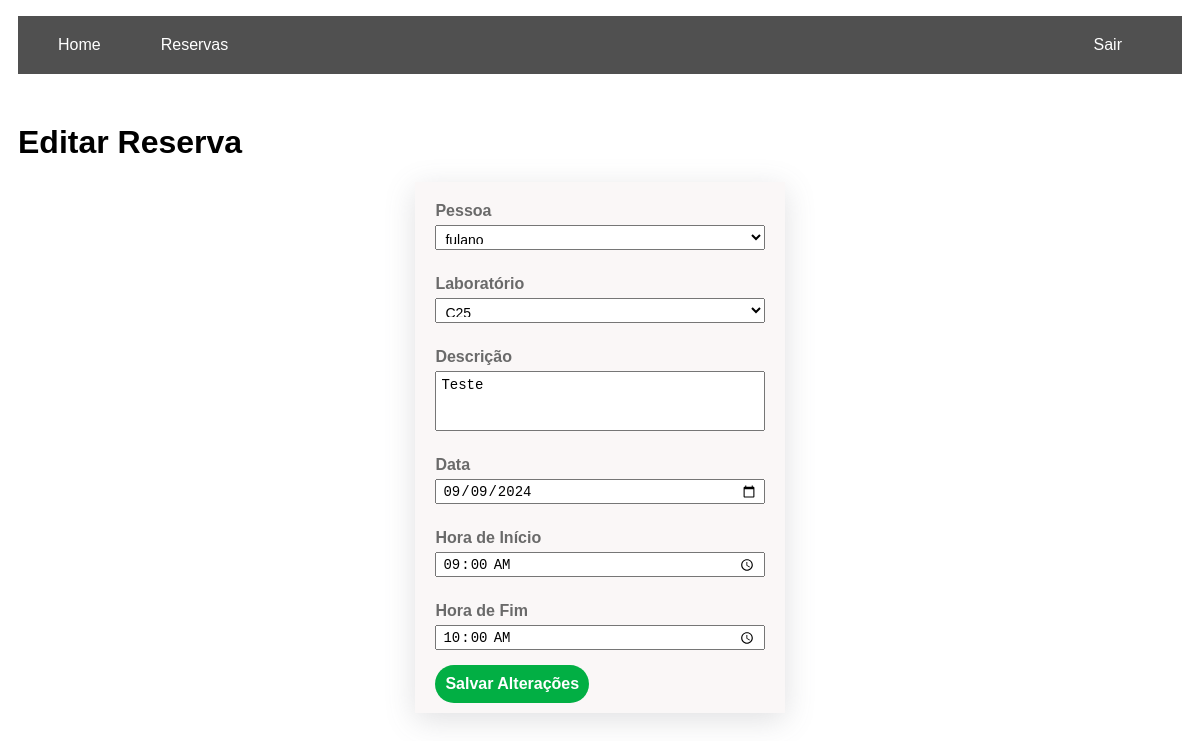
The page /aula06/reserva/editarReserva.php?id=8 (signed in) on the database its author committed.
### tables this page shows
CREATE TABLE `reserva` (
  `id` int(11) NOT NULL,
  `pessoa_id` int(11) NOT NULL,
  `laboratorio_id` int(11) NOT NULL,
  `descricao` text DEFAULT NULL,
  `data` date NOT NULL,
  `hora_inicio` time NOT NULL,
  `hora_fim` time NOT NULL,
  `criado_em` timestamp NOT NULL DEFAULT current_timestamp(),
  `atualizado_em` timestamp NOT NULL DEFAULT current_timestamp() ON UPDATE current_timestamp()
);

CREATE TABLE `pessoa` (
  `id` int(11) NOT NULL,
  `nome` varchar(100) NOT NULL,
  `email` varchar(100) NOT NULL,
  `senha` varchar(255) NOT NULL,
  `tipo` char(1) NOT NULL,
  `criado_em` timestamp NOT NULL DEFAULT current_timestamp(),
  `atualizado_em` timestamp NOT NULL DEFAULT current_timestamp() ON UPDATE current_timestamp(),
  `ultimo_login` timestamp NULL DEFAULT NULL
);

CREATE TABLE `laboratorio` (
  `id` int(11) NOT NULL,
  `nome` varchar(50) NOT NULL,
  `numero_computadores` int(11) NOT NULL,
  `bloco` char(1) NOT NULL,
  `sala` int(11) NOT NULL,
  `liberado` tinyint(1) NOT NULL DEFAULT 0,
  `criado_em` timestamp NOT NULL DEFAULT current_timestamp(),
  `atualizado_em` timestamp NOT NULL DEFAULT current_timestamp() ON UPDATE current_timestamp()
);

### aula06/reserva/editarReserva.php (the view, shortened to what this page needs)
<?php
require_once("../includes/conexao.inc.php");
$id = $_GET['id'];
$pessoa_id = $laboratorio_id = $descricao = $data = $hora_inicio = $hora_fim = "";
$erroPessoa = $erroLaboratorio = $erroDescricao = $erroData = $erroHoraInicio = $erroHoraFim = "";
try {
    $query = $bancoDados->prepare("SELECT * FROM Reserva WHERE id = :id");
    $query->bindParam(':id', $id, PDO::PARAM_INT);
    $query->execute();
    $reserva = $query->fetch(PDO::FETCH_OBJ);
    if (!$reserva) {
        $_SESSION['mensagem'] = "Reserva não encontrada.";
        header('Location: homeReserva.php');
        exit;
    } else {
        $pessoa_id = $reserva->pessoa_id;
        $laboratorio_id = $reserva->laboratorio_id;
        $descricao = $reserva->descricao;
        $data = $reserva->data;
        $hora_inicio = $reserva->hora_inicio;
        $hora_fim = $reserva->hora_fim;
    }
} catch (PDOException $e) {
    echo "Erro ao buscar reserva: " . $e->getMessage();
    exit;
}
$pessoas = $bancoDados->query("SELECT id, nome FROM pessoa")->fetchAll(PDO::FETCH_OBJ);
$laboratorios = $bancoDados->query("SELECT id, nome, liberado FROM Laboratorio")->fetchAll(PDO::FETCH_OBJ);
?>
<!DOCTYPE html>
<html lang="pt-br">
<head>
    <link rel="stylesheet" href="../public/css/main.css">
</head>
<body>
    <div class="container">
        <ul class="menu">
            <li><a href="../dashboard.php">Home</a></li>
            <li><a href="homeReserva.php">Reservas</a></li>
            <li><a href="../sair.php">Sair</a></li>
        </ul>
        <h1>Editar Reserva</h1>
        <form action="<?= htmlspecialchars($_SERVER['PHP_SELF']) . '?id=' . $id ?>" method="post">
            <div>
                <label for="pessoa_id">Pessoa</label>
                <select name="pessoa_id" id="pessoa_id" required>
                    <?php foreach ($pessoas as $pessoa): ?>
                        <option value="<?= $pessoa->id ?>" <?= $pessoa_id == $pessoa->id ? 'selected' : '' ?>><?= htmlspecialchars($pessoa->nome) ?></option>
                    <?php endforeach; ?>
                </select>
                <span><?= $erroPessoa ?></span>
            </div>
            <div>
                <label for="laboratorio_id">Laboratório</label>
                <select name="laboratorio_id" id="laboratorio_id" required>
                    <?php foreach ($laboratorios as $laboratorio): ?>
                        <option value="<?= $laboratorio->id ?>" <?= $laboratorio_id == $laboratorio->id ? 'selected' : '' ?>><?= htmlspecialchars($laboratorio->nome) ?> <?= (!$laboratorio->liberado ? '(Não liberado)' : '') ?></option>
                    <?php endforeach; ?>
                </select>
                <span><?= $erroLaboratorio ?></span>
            </div>
            <div>
                <label for="descricao">Descrição</label>
                <textarea name="descricao" id="descricao" rows="3" required><?= htmlspecialchars($descricao) ?></textarea>
                <span><?= $erroDescricao ?></span>
            </div>
            <div>
                <label for="data">Data</label>
                <input type="date" name="data" id="data" value="<?= htmlspecialchars($data) ?>" required>
                <span><?= $erroData ?></span>
            </div>
            <div>
                <label for="hora_inicio">Hora de Início</label>
                <input type="time" name="hora_inicio" id="hora_inicio" value="<?= htmlspecialchars($hora_inicio) ?>" required>
                <span><?= $erroHoraInicio ?></span>
            </div>
            <div>
                <label for="hora_fim">Hora de Fim</label>
                <input type="time" name="hora_fim" id="hora_fim" value="<?= htmlspecialchars($hora_fim) ?>" required>
                <span><?= $erroHoraFim ?></span>
            </div>
            <button type="submit" class="btn-salvar">Salvar Alterações</button>
        </form>
    </div>
</body>
</html>

### aula06/public/css/main.css (style rules this page uses)
html { font-family: Verdana, Geneva, Tahoma, sans-serif; }
.container { min-height: 100vh; padding: 0 10px; }
form { width: 30%; margin: 0 auto; background-color: #faf7f7; padding: 10px; box-shadow: rgba(100, 100, 111, 0.2) 0px 7px 29px 0px; }
form > div { padding: 10px; display: grid; align-items: center; }
form > div > label { font-weight: 700; display: block; padding-bottom: 5px; color: #6a6a6a; }
form > div > input, form > div > select, form > div > textarea { height: 25px; padding: 5px; font-size: 14px; width: 100%; box-sizing: border-box; }
form > div > textarea { resize: none; height: auto; }
form > div > span { color: red; font-size: 12px; padding-top: 5px; }
.menu { display: flex; list-style: none; background-color: #505050; color: white; padding: 0 20px; margin-bottom: 50px; }
.menu > li { margin-right: 20px; }
.menu > li:last-child { margin-left: auto; }
.menu > li > a { color: white; display: block; text-decoration: none; padding: 20px 20px; }
.btn-salvar { display: inline-flex; margin: auto 10px; padding: 10px; font-size: 16px; border: 0; border-radius: 25px; font-weight: 800; background-color: #02af44; color: white; }

### rows shown on the page
reserva: pessoa_id "fulano", laboratorio_id "C25", descricao "Teste", data "09/09/2024", hora_inicio "09:00:00", hora_fim "10:00:00"
